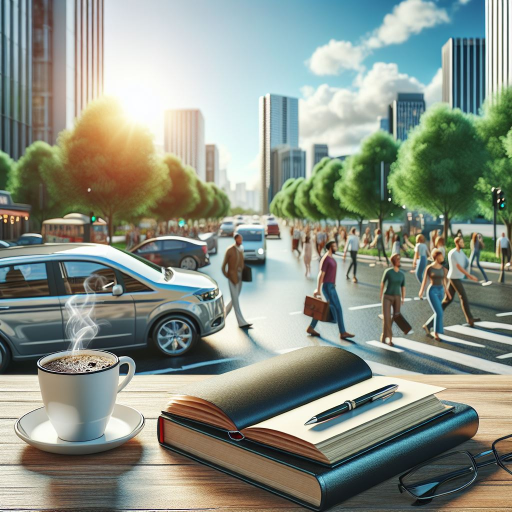
#> input picture yolo_realtime_input.jpeg, 1024 x 1024 px, given in place of x-raw, format=(string)BGR ! appsink, which was not available (shown at 1/2 size)
$ python grey.py
#> lines starting #> are read from the running program, lines starting #| are printed output that depends on the picture; after the words box and inside, x2 and y2 are one past the last pixel; in counts of white or black regions, pixels touching at a corner belong together; pictures that were not available may be replaced by others from this repository, and a replacement may not be noted
# Import the OpenCV library for computer vision tasks
import cv2

# Function to generate a GStreamer pipeline string to capture camera frames
def gstreamer_pipeline(
    sensor_id=0,                  # Camera sensor ID (default is 0, which is usually the first connected camera)
    capture_width=1920,           # Capture resolution width (default is 1920 pixels)
    capture_height=1080,          # Capture resolution height (default is 1080 pixels)
    display_width=960,             # Display resolution width (default is 960 pixels for displaying on screen)
    display_height=540,            # Display resolution height (default is 540 pixels for displaying on screen)
    framerate=30,                  # Frame rate in frames per second (default is 30 FPS)
    flip_method=0,                 # Flip method for the image (default is 0, meaning no flip; other values may rotate/flip the image)
):
    # Construct the GStreamer pipeline command string using the given parameters
    return (
        "nvarguscamerasrc sensor-id=%d ! "                              # 'nvarguscamerasrc' is used to access the camera sensor
        "video/x-raw(memory:NVMM), width=(int)%d, height=(int)%d, framerate=(fraction)%d/1 ! "  # Defines the video format, including resolution and framerate
        "nvvidconv flip-method=%d ! "                                      # 'nvvidconv' is used to perform transformations on the video stream (flip/rotate)
        "video/x-raw, width=(int)%d, height=(int)%d, format=(string)BGRx ! "  # Converts the format to BGRx for OpenCV processing
        "videoconvert ! "                                                  # Converts the video to standard BGR format
        "video/x-raw, format=(string)BGR ! appsink"                          # Final step to send frames to OpenCV (appsink)
        % (
            sensor_id,              # Insert the camera sensor ID (e.g., 0 for the first camera)
            capture_width,           # Insert the width of the capture resolution
            capture_height,          # Insert the height of the capture resolution
            framerate,               # Insert the desired framerate
            flip_method,             # Insert the flip method (0 is no flip, other values apply transformations)
            display_width,           # Insert the display width for resizing the image when showing it
            display_height,          # Insert the display height for resizing the image when showing it
        )
    )

# Open the camera using the GStreamer pipeline created in the previous step
cap = cv2.VideoCapture(gstreamer_pipeline(), cv2.CAP_GSTREAMER)

# Check if the video capture was successfully opened
if cap.isOpened():
    # If the camera is open, enter a loop to continuously capture frames
    while True:
        # 'ret' is a boolean that indicates whether the frame was successfully captured
        # 'frame' contains the actual image data (the video frame from the camera)
        ret, frame = cap.read()
#> frame is the input picture: shape (1024, 1024, 3); mean B, G, R 133.5, 145.4, 137.2

        # If the frame was not successfully captured, 'ret' will be False
        if not ret:
            # If frame capture fails, print an error message and exit the loop
            print("Failed to capture image")
            break

        # 'frame' is the captured image in BGR color space
        # Convert the captured frame from BGR to grayscale (this helps reduce computational complexity)
        gray = cv2.cvtColor(frame, cv2.COLOR_BGR2GRAY)
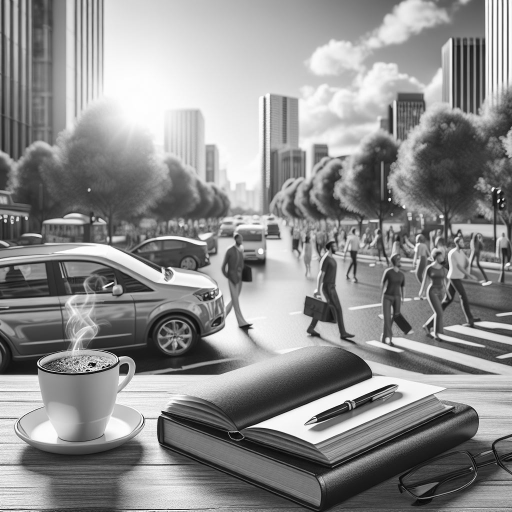
#> gray: shape (1024, 1024) (shown at 1/2 size); min 0, max 255, mean 141.6


        # Edge Detection (Canny) → Detects object boundaries
        edges = cv2.Canny(frame, 50, 100)
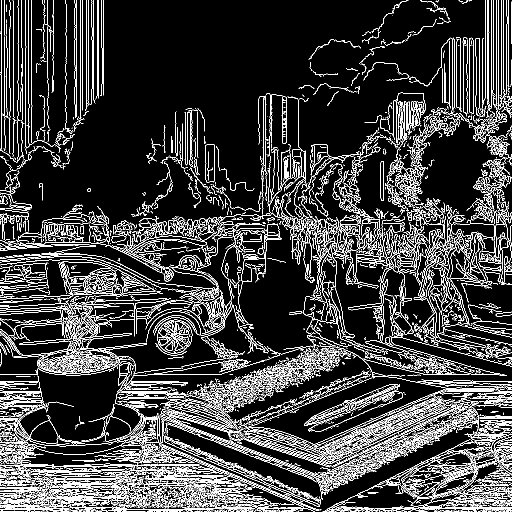
#> edges: shape (1024, 1024) (shown at 1/2 size); 14.4% white in thin lines or dots


        # Blurring (Gaussian, Median) → Reduces noise
        blurred = cv2.GaussianBlur(frame, (7,7), 0)

        # Thresholding → Binarizes an image (black and white)
        _, thresh = cv2.threshold(gray, 128, 255, cv2.THRESH_BINARY)
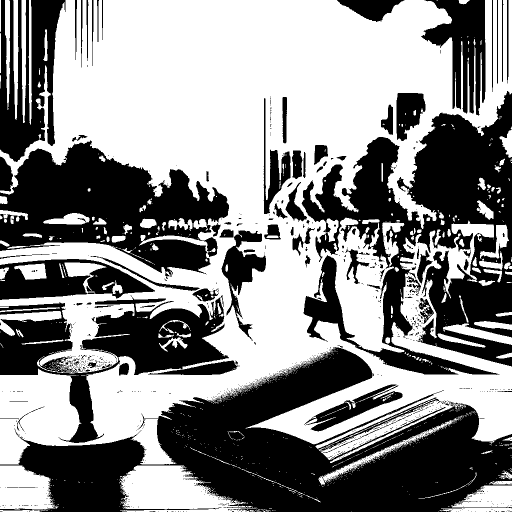
#> thresh: shape (1024, 1024) (shown at 1/2 size); 54.6% white; 1017 black regions (921 under 20 px), largest, box (x1, y1, x2, y2) and area: (0, 694, 1024, 1024) 150544, (603, 182, 1024, 750) 112010, (0, 281, 458, 558) 67547


        # Display the original color frame in a window titled "Original"
        cv2.imshow("Original", frame)

        # Display the grayscale frame in a window titled "Grayscale"
        cv2.imshow("Grayscale", gray)

        # Display the canny edge detection frame in a window titled "Canny Edge"
        cv2.imshow("Canny Edge", edges)

        # Display the Gaussian Blur frame in a window titled "Gaussian Blur"
        cv2.imshow("Gaussian Blur", blurred)

        # Display the Binary threshold frame in a window titled "Binary Threshold"
        cv2.imshow("Binary Threshold", thresh)

        # Wait for 1 millisecond for a key press event and check if it's 'q'
        # If the user presses 'q', break out of the loop and end the video capture
        if cv2.waitKey(1) & 0xFF == ord('q'):
#> (key q is pressed here)
            break

    # Release the video capture object to free up the camera for other applications
    cap.release()

    # Close all OpenCV windows that were opened during the program
    cv2.destroyAllWindows()
else:
    # If the camera failed to open, print an error message
    print("Error: Unable to open camera")
